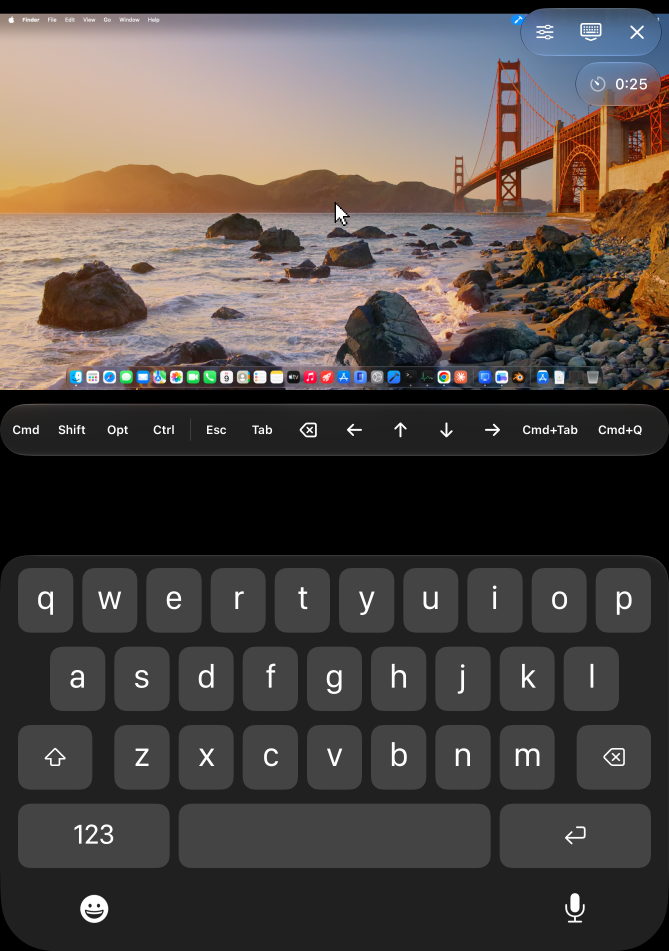
#> input picture AppStore/Duo-2026-10/raw/half-fold-keyboard.png, 2007 x 2853 px (shown at 1/3 size)
$ python rfb_server.py ../Duo-2026-10/raw/half-fold-keyboard.png 5
#> lines starting #> are read from the running program, lines starting #| are printed output that depends on the picture
#!/usr/bin/env python3
"""Minimal RFB 3.8 server that serves one still image (for marketing captures)."""
import socket, struct, sys, threading, time
from PIL import Image

image = Image.open(sys.argv[1]).convert("RGB")
PORT = int(sys.argv[2]) if len(sys.argv) > 2 else 5901
W, H = image.size
#> W = 2007; H = 2853
R, G, B = image.split()
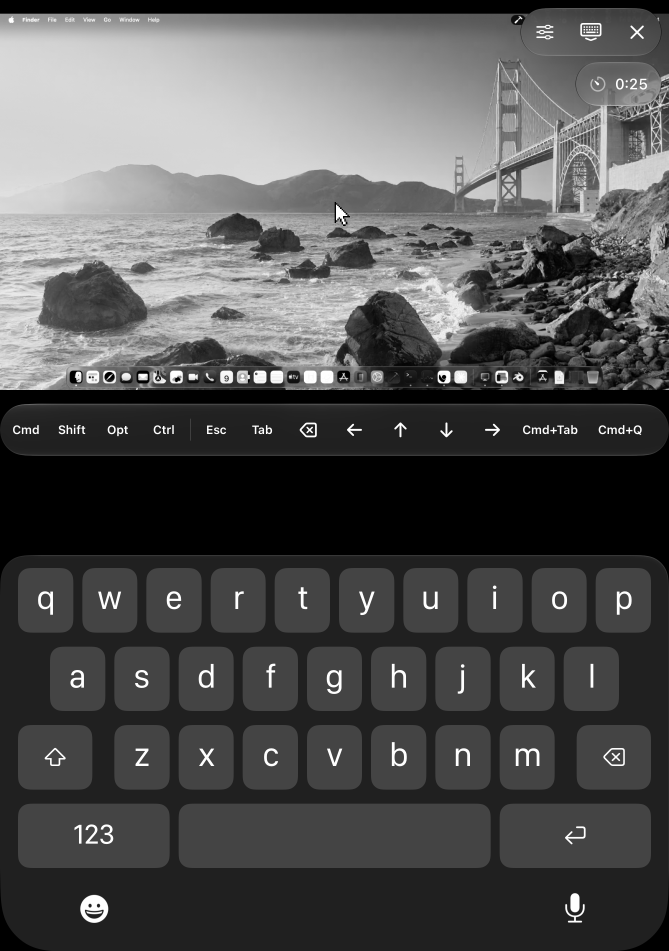
#> R: PIL image 2007x2853 L (shown at 1/3 size); min 0, max 255, mean 81.9
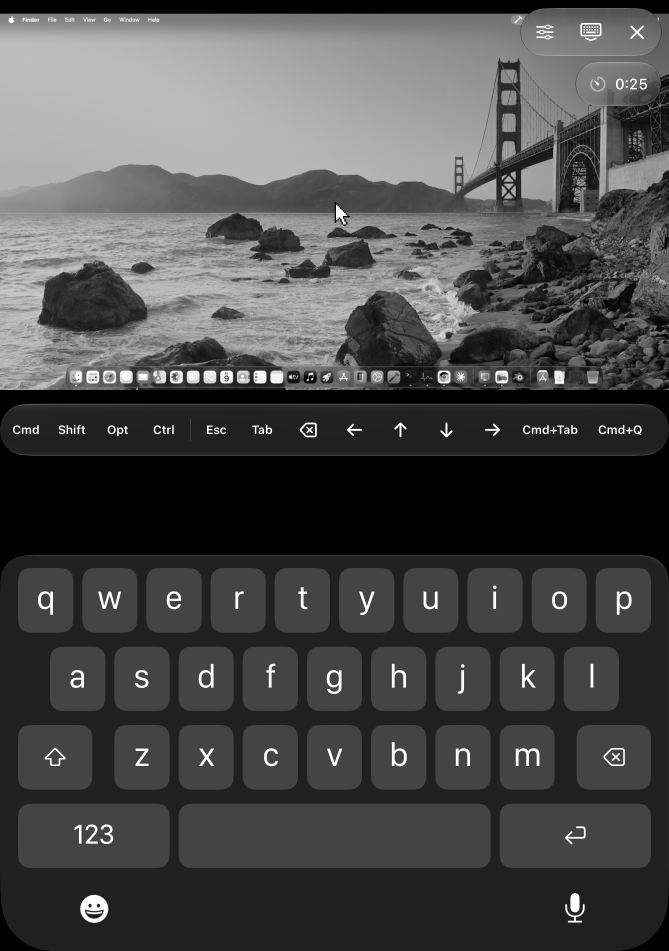
#> G: PIL image 2007x2853 L (shown at 1/3 size); min 0, max 255, mean 74.4
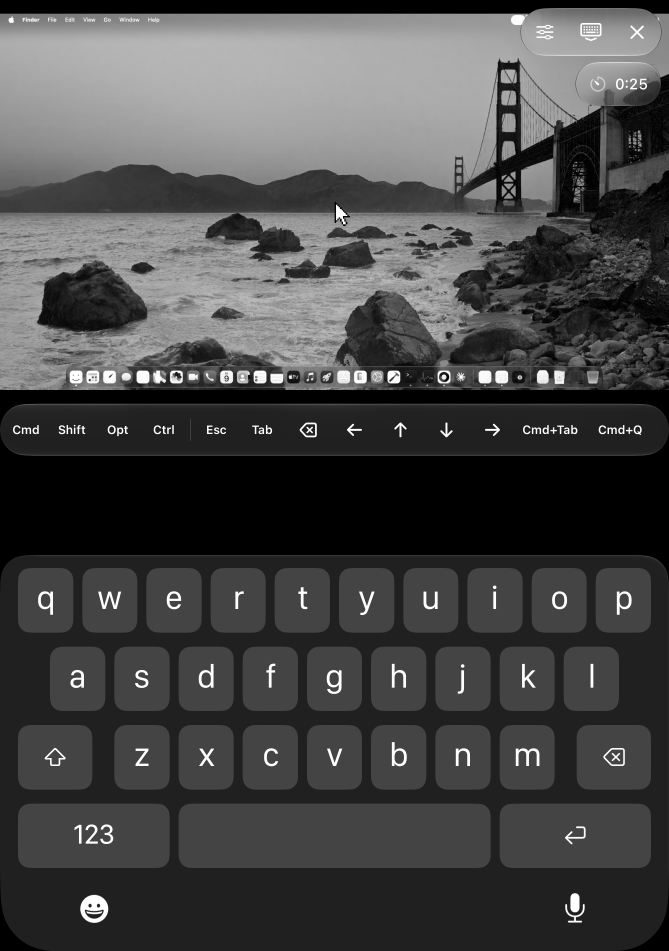
#> B: PIL image 2007x2853 L (shown at 1/3 size); min 0, max 255, mean 71
X = Image.new("L", image.size, 255)
#> X: PIL image 2007x2853 L; every value is 255

# [47 lines left out: functions recvn, pixels, serve, not called in this run]

#> (the run stopped early here; a loop or call above may not have finished)

$ run again, on AppStore/Duo-2026-10/raw/mac-desktop.png
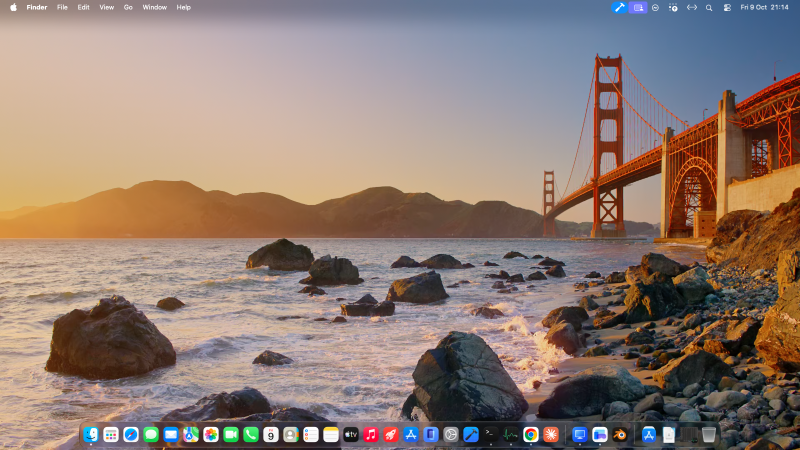
#> input picture AppStore/Duo-2026-10/raw/mac-desktop.png, 1600 x 900 px (shown at 1/2 size)
#> `R, G, B = image.split()`:
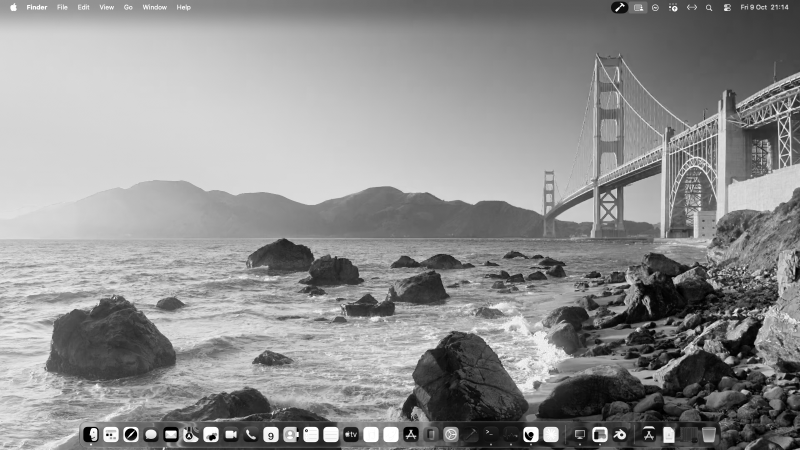
#> R: PIL image 1600x900 L (shown at 1/2 size); min 0, max 255, mean 143.7
#> `R, G, B = image.split()`:
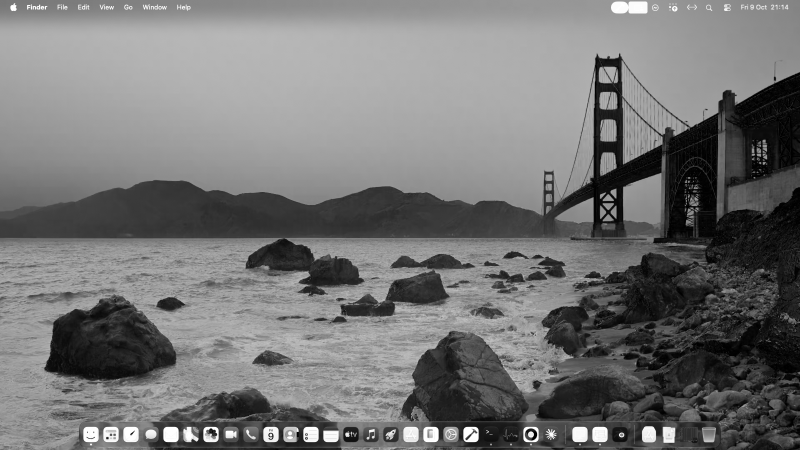
#> B: PIL image 1600x900 L (shown at 1/2 size); min 0, max 255, mean 116.3
#> X: PIL image 1600x900 L; every value is 255
